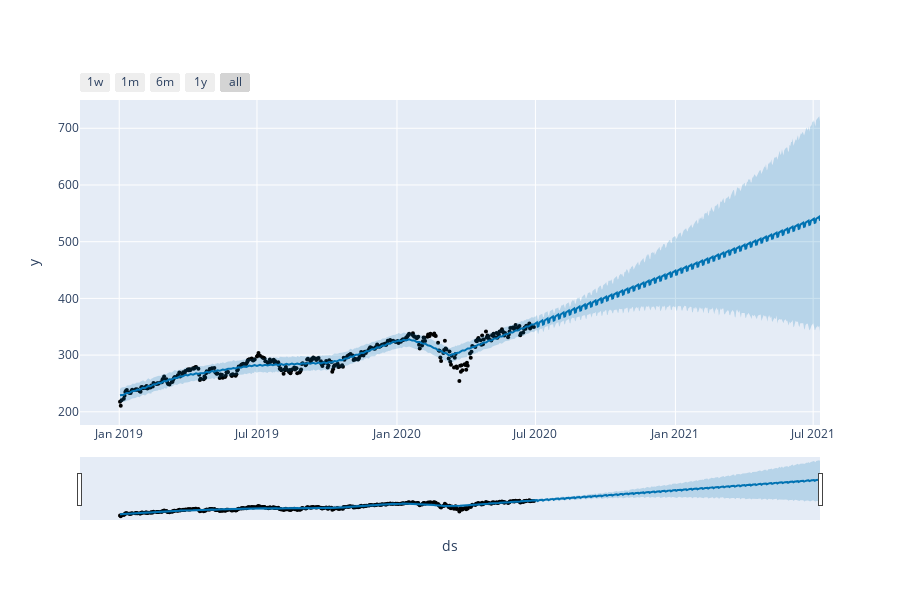

Source (notebook cell):
### Code cell
#plot Prediction
from prophet.plot import plot_plotly, plot_components_plotly
plot_plotly(pro, pred)

### Figure 1 — Plotly figure (JSON) as saved in the notebook; plotly's stock layout.template omitted (floating-point values rounded to 4 significant figures; data arrays with more than 128 entries replaced by an {"elided": "..."} marker saying what was removed)
{"data": [{"marker": {"color": "black", "size": 4}, "mode": "markers", "name": "Actual", "type": "scatter", "x": {"elided": "376 str values"}, "y": {"elided": "376 float values"}}, {"hoverinfo": "skip", "line": {"width": 0}, "mode": "lines", "type": "scatter", "x": {"elided": "752 str values"}, "y": {"elided": "752 float values"}}, {"fill": "tonexty", "fillcolor": "rgba(0, 114, 178, 0.2)", "line": {"color": "#0072B2", "width": 2}, "mode": "lines", "name": "Predicted", "type": "scatter", "x": {"elided": "752 str values"}, "y": {"elided": "752 float values"}}, {"fill": "tonexty", "fillcolor": "rgba(0, 114, 178, 0.2)", "hoverinfo": "skip", "line": {"width": 0}, "mode": "lines", "type": "scatter", "x": {"elided": "752 str values"}, "y": {"elided": "752 float values"}}], "layout": {"height": 600, "showlegend": false, "width": 900, "xaxis": {"rangeselector": {"buttons": [{"count": 7, "label": "1w", "step": "day", "stepmode": "backward"}, {"count": 1, "label": "1m", "step": "month", "stepmode": "backward"}, {"count": 6, "label": "6m", "step": "month", "stepmode": "backward"}, {"count": 1, "label": "1y", "step": "year", "stepmode": "backward"}, {"step": "all"}]}, "rangeslider": {"visible": true}, "title": {"text": "ds"}, "type": "date"}, "yaxis": {"title": {"text": "y"}}}}
